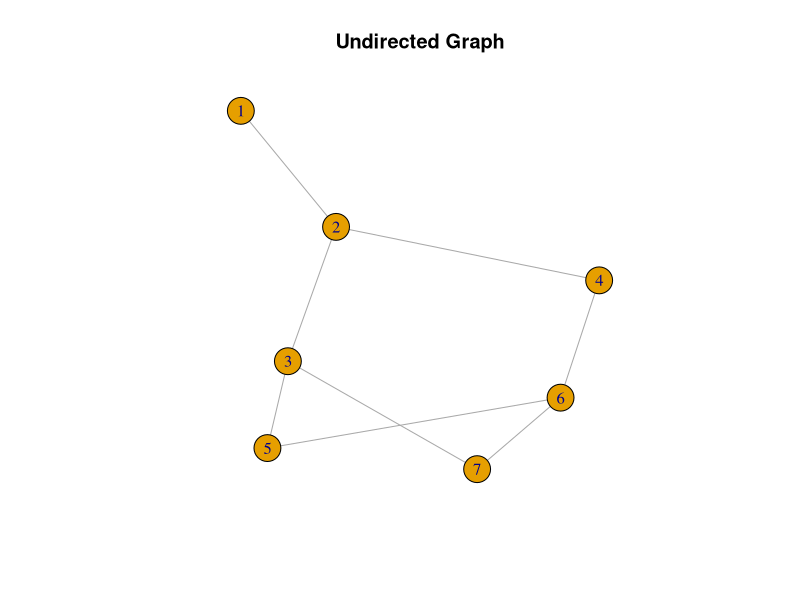

Generate this figure with R:
# Install and load the 'igraph' package
install.packages("igraph")
library(igraph)

# Create an empty undirected graph with 7 nodes
myGraph <- graph.empty(n = 7, directed = FALSE)

# Add edges to the graph
myGraph <- add_edges(myGraph, c(1, 2, 2, 3, 2, 4, 3, 5, 5, 6, 6, 7, 7, 3, 4, 6))

# Plot the graph
plot(myGraph, main = "Undirected Graph")

# Depth-First Search (DFS) traversal from a specified vertex
dfs <- function(graph, startVertex) {
  cat("DFS traversal starting from vertex", startVertex, ": ")
  cat(startVertex, " ")
  visitedNodes <- rep(FALSE, vcount(graph))
  visitedNodes[startVertex] <- TRUE
  
  # Define a recursive function for DFS
  dfs_recursive <- function(vertex) {
    neighbors <- neighbors(graph, vertex)
    for (neighbor in neighbors) {
      if (!visitedNodes[neighbor]) {
        cat(neighbor, " ")
        visitedNodes[neighbor] <- TRUE
        # Add a check to avoid revisiting already visited nodes
        if (!visitedNodes[neighbor]) {
          dfs_recursive(neighbor)
        }
      }
    }
  }
  
  # Start DFS traversal from the specified vertex
  dfs_recursive(startVertex)
  cat("\n")
}

# Example usage of DFS function:
dfs(myGraph, 1) # Perform DFS starting from vertex 1
